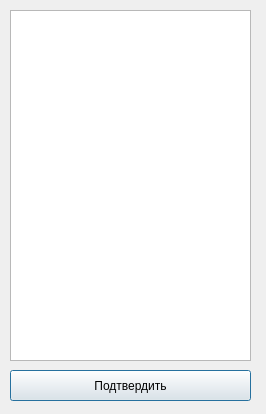
<?xml version="1.0" encoding="UTF-8"?>
<ui version="4.0">
 <class>AddDebtorsForm</class>
 <widget class="QDialog" name="AddDebtorsForm">
  <property name="geometry">
   <rect>
    <x>0</x>
    <y>0</y>
    <width>266</width>
    <height>414</height>
   </rect>
  </property>
  <property name="windowTitle">
   <string>Dialog</string>
  </property>
  <widget class="QListWidget" name="listWidget">
   <property name="geometry">
    <rect>
     <x>10</x>
     <y>10</y>
     <width>241</width>
     <height>351</height>
    </rect>
   </property>
  </widget>
  <widget class="QPushButton" name="confirmButton">
   <property name="geometry">
    <rect>
     <x>10</x>
     <y>370</y>
     <width>241</width>
     <height>31</height>
    </rect>
   </property>
   <property name="text">
    <string>Подтвердить</string>
   </property>
  </widget>
 </widget>
 <resources/>
 <connections/>
</ui>
